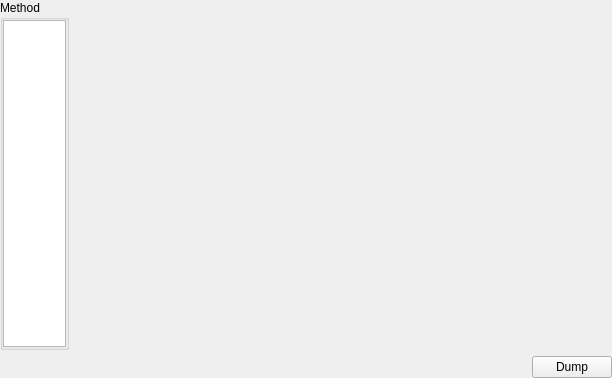
<?xml version="1.0" encoding="UTF-8"?>
<ui version="4.0">
 <class>XDataConvertorWidget</class>
 <widget class="QWidget" name="XDataConvertorWidget">
  <property name="geometry">
   <rect>
    <x>0</x>
    <y>0</y>
    <width>612</width>
    <height>378</height>
   </rect>
  </property>
  <property name="windowTitle">
   <string>Form</string>
  </property>
  <layout class="QVBoxLayout" name="verticalLayout_2">
   <property name="leftMargin">
    <number>0</number>
   </property>
   <property name="topMargin">
    <number>0</number>
   </property>
   <property name="rightMargin">
    <number>0</number>
   </property>
   <property name="bottomMargin">
    <number>0</number>
   </property>
   <item>
    <layout class="QHBoxLayout" name="horizontalLayout">
     <item>
      <widget class="QGroupBox" name="groupBoxMethod">
       <property name="sizePolicy">
        <sizepolicy hsizetype="Preferred" vsizetype="Ignored">
         <horstretch>0</horstretch>
         <verstretch>0</verstretch>
        </sizepolicy>
       </property>
       <property name="title">
        <string>Method</string>
       </property>
       <layout class="QVBoxLayout" name="verticalLayout_3">
        <property name="spacing">
         <number>0</number>
        </property>
        <property name="leftMargin">
         <number>0</number>
        </property>
        <property name="topMargin">
         <number>0</number>
        </property>
        <property name="rightMargin">
         <number>0</number>
        </property>
        <property name="bottomMargin">
         <number>0</number>
        </property>
        <item>
         <widget class="QListWidget" name="listWidgetMethods">
          <property name="sizePolicy">
           <sizepolicy hsizetype="Ignored" vsizetype="Ignored">
            <horstretch>0</horstretch>
            <verstretch>0</verstretch>
           </sizepolicy>
          </property>
         </widget>
        </item>
       </layout>
      </widget>
     </item>
     <item>
      <layout class="QVBoxLayout" name="verticalLayout">
       <item>
        <widget class="QStackedWidget" name="stackedWidgetOptions">
         <property name="sizePolicy">
          <sizepolicy hsizetype="Ignored" vsizetype="Ignored">
           <horstretch>0</horstretch>
           <verstretch>0</verstretch>
          </sizepolicy>
         </property>
         <widget class="QWidget" name="pageOriginal"/>
         <widget class="QWidget" name="pageXOR"/>
        </widget>
       </item>
       <item>
        <widget class="QStackedWidget" name="stackedWidgetHex">
         <widget class="QWidget" name="pageEmpty"/>
         <widget class="XHexView" name="pageResult"/>
        </widget>
       </item>
      </layout>
     </item>
    </layout>
   </item>
   <item>
    <layout class="QHBoxLayout" name="horizontalLayout_2">
     <item>
      <spacer name="horizontalSpacer">
       <property name="orientation">
        <enum>Qt::Horizontal</enum>
       </property>
       <property name="sizeHint" stdset="0">
        <size>
         <width>40</width>
         <height>20</height>
        </size>
       </property>
      </spacer>
     </item>
     <item>
      <widget class="QPushButton" name="pushButtonDump">
       <property name="text">
        <string>Dump</string>
       </property>
      </widget>
     </item>
    </layout>
   </item>
  </layout>
 </widget>
 <customwidgets>
  <customwidget>
   <class>XHexView</class>
   <extends>QWidget</extends>
   <header>xhexview.h</header>
   <container>1</container>
  </customwidget>
 </customwidgets>
 <resources/>
 <connections/>
</ui>
